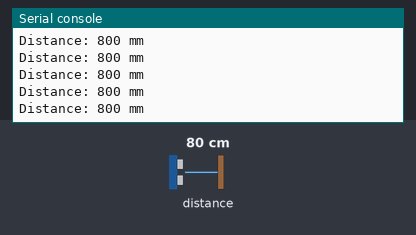
A program run on a simulated Raspberry Pi Pico running MicroPython. On the bench: the last lines printed to the serial console. The inputs (shaded band) are chosen by the test bench; at power-on: distance to the obstacle 80 cm.

Above: at 1.2 s.
1.3 s: distance to the obstacle set to 2 cm
At 1.46 s:
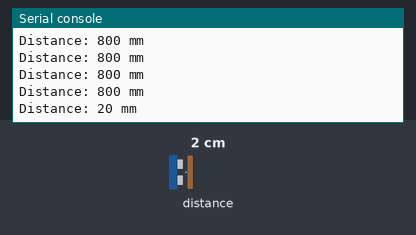
2.8 s: distance to the obstacle set to 4 cm
At 2.9 s:
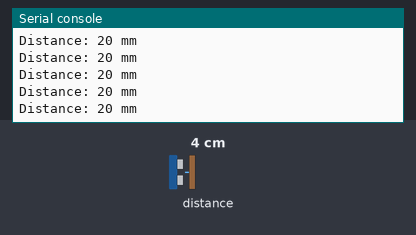
Timing chart, 0 to 5.8 s (numbered marks = the images above; inputs shaded):
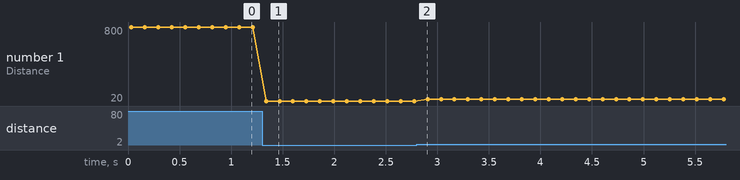

The program:

example.py
```python
# Example for Raspberry Pi Pico running MicroPython with Kevin McAleer's vl53l0x driver to start the sensor and print periodic distance readings over USB serial.
#
# Buy this module: https://shillehtek.com/products/gy-vl53l0xv2-laser-ranging-tof-sensor-module
# Full manual: https://shillehtek.com/blogs/shillehtek-product-manuals/gy-vl53l0xv2-laser-ranging-tof-sensor-module-manual
# More examples: https://github.com/shillehbean/shillehtek-examples
#

# VL53L0X on Raspberry Pi Pico (MicroPython)
# Wiring: VCC->3V3, GND->GND, SCL->GP1, SDA->GP0
# Needs the VL53L0X MicroPython driver by Kevin McAleer:
# Copy vl53l0x.py from https://github.com/kevinmcaleer/vl53l0x_micropython
# onto the Pico filesystem.

from machine import I2C, Pin
from vl53l0x import VL53L0X
import time

i2c = I2C(0, sda=Pin(0), scl=Pin(1), freq=400000)
print("I2C scan:", [hex(a) for a in i2c.scan()])

tof = VL53L0X(i2c)
tof.start()

while True:
    distance = tof.read()
    print("Distance:", distance, "mm")
    time.sleep_ms(100)
```

Measured:
- after the input at 1.3 s, the serial console: prints a new line at once (image 1)
- plotted number 1: 800 → 20 after the input at 1.3 s, 20 → 40 after the input at 2.8 s
